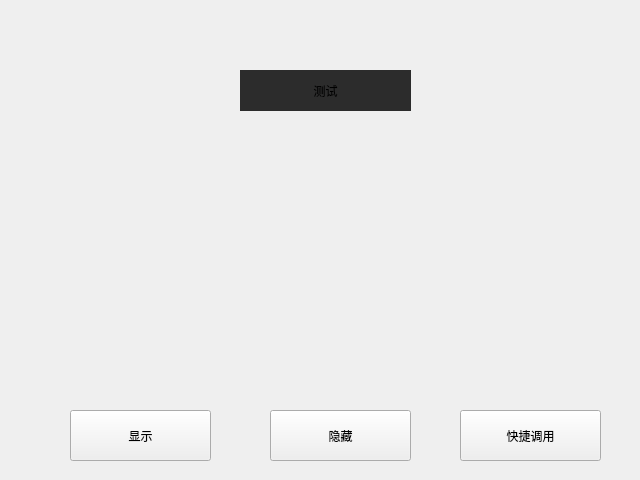
<?xml version="1.0" encoding="UTF-8"?>
<ui version="4.0">
 <class>MainWindow</class>
 <widget class="QMainWindow" name="MainWindow">
  <property name="geometry">
   <rect>
    <x>0</x>
    <y>0</y>
    <width>640</width>
    <height>480</height>
   </rect>
  </property>
  <property name="windowTitle">
   <string>MainWindow</string>
  </property>
  <widget class="QWidget" name="centralwidget">
   <widget class="QWidget" name="statusDisplayWidget" native="true">
    <property name="geometry">
     <rect>
      <x>240</x>
      <y>70</y>
      <width>171</width>
      <height>41</height>
     </rect>
    </property>
    <property name="styleSheet">
     <string notr="true">background-color: rgb(44, 44, 44);</string>
    </property>
    <widget class="QLabel" name="statusDisplayLabel">
     <property name="geometry">
      <rect>
       <x>40</x>
       <y>5</y>
       <width>91</width>
       <height>31</height>
      </rect>
     </property>
     <property name="text">
      <string>测试</string>
     </property>
     <property name="alignment">
      <set>Qt::AlignmentFlag::AlignCenter</set>
     </property>
    </widget>
   </widget>
   <widget class="QPushButton" name="showButton">
    <property name="geometry">
     <rect>
      <x>70</x>
      <y>410</y>
      <width>141</width>
      <height>51</height>
     </rect>
    </property>
    <property name="text">
     <string>显示</string>
    </property>
   </widget>
   <widget class="QPushButton" name="hideButton">
    <property name="geometry">
     <rect>
      <x>270</x>
      <y>410</y>
      <width>141</width>
      <height>51</height>
     </rect>
    </property>
    <property name="text">
     <string>隐藏</string>
    </property>
   </widget>
   <widget class="QPushButton" name="quickCall">
    <property name="geometry">
     <rect>
      <x>460</x>
      <y>410</y>
      <width>141</width>
      <height>51</height>
     </rect>
    </property>
    <property name="text">
     <string>快捷调用</string>
    </property>
   </widget>
  </widget>
 </widget>
 <resources/>
 <connections/>
</ui>
